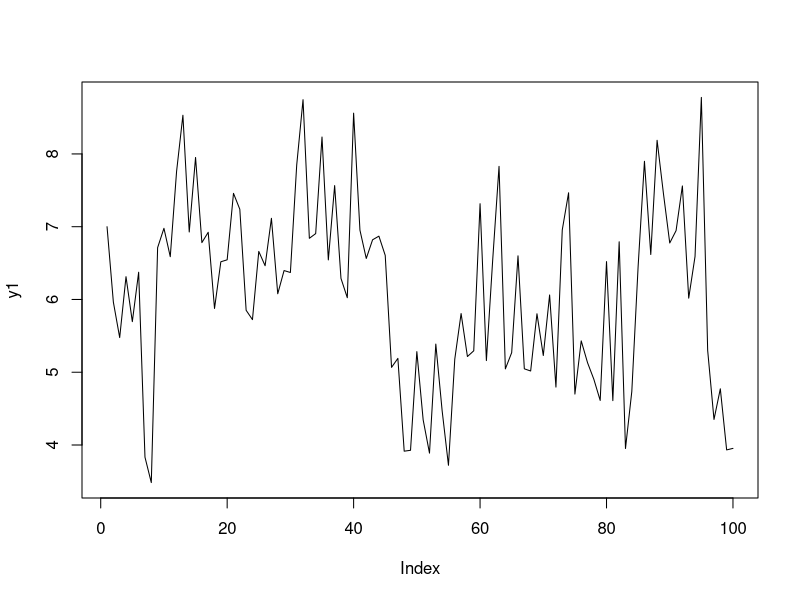
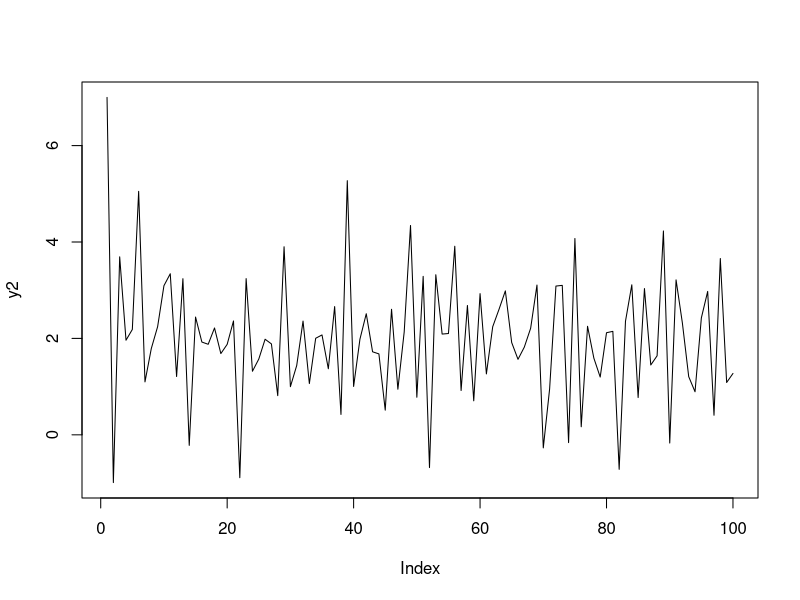
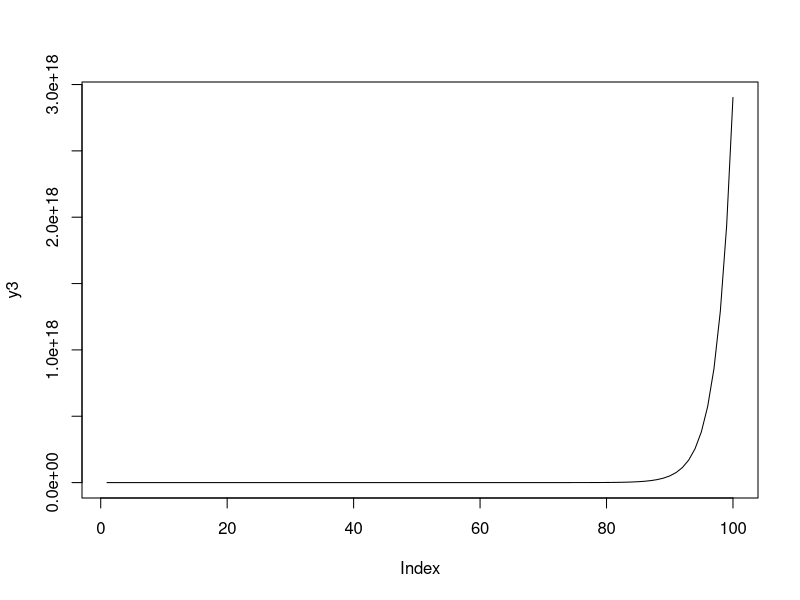
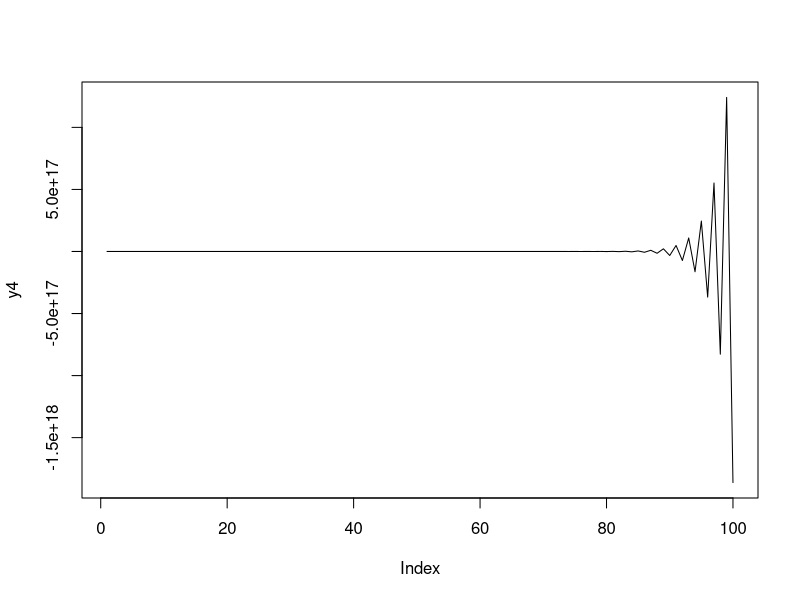
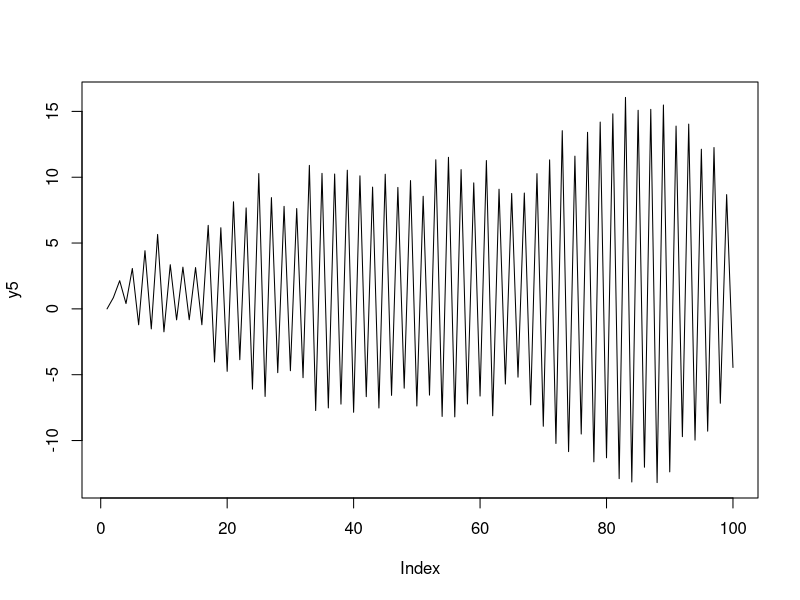

Reproduce these figures in R, in order.
## ---- chunk 1
knitr::opts_chunk$set(echo = TRUE)
## ---- chunk 2

T = 100       # numero de iteraciones

e = rnorm(T)  # error simulado

c = 3         # constante
phi = 0.5     # coeficiente del rezago

# Construir y

y1 = matrix(data = NA, nrow = T, ncol = 1)
y1[1] = 7

for (t in 2:T) {
  
  y1[t] = c + phi*y1[(t-1)] + e[t]
  
}

plot(y1, type = "l")

## ---- chunk 3

T = 100       # numero de iteraciones

e = rnorm(T)  # error simulado

c = 3         # constante
phi = -0.5     # coeficiente del rezago

# Construir y

y2 = matrix(data = NA, nrow = T, ncol = 1)
y2[1] = 7

for (t in 2:T) {
  
  y2[t] = c + phi*y2[(t-1)] + e[t]
  
}

plot(y2, type = "l")

## ---- chunk 4

T = 100       # numero de iteraciones

e = rnorm(T)  # error simulado

c = 3         # constante
phi = 1.5     # coeficiente del rezago

# Construir y

y3 = matrix(data = NA, nrow = T, ncol = 1)
y3[1] = 7

for (t in 2:T) {
  
  y3[t] = c + phi*y3[(t-1)] + e[t]
  
}

plot(y3, type = "l")

## ---- chunk 5

T = 100       # numero de iteraciones

e = rnorm(T)  # error simulado

c = 3         # constante
phi = -1.5     # coeficiente del rezago

# Construir y

y4 = matrix(data = NA, nrow = T, ncol = 1)
y4[1] = 7

for (t in 2:T) {
  
  y4[t] = c + phi*y4[(t-1)] + e[t]
  
}

plot(y4, type = "l")

## ---- chunk 6

T = 100       # numero de iteraciones

e = rnorm(T)  # error simulado

c = 3         # constante
phi = -1.0     # coeficiente del rezago

# Construir y

y5 = matrix(data = NA, nrow = T, ncol = 1)
y5[1] = 0

for (t in 2:T) {
  
  y5[t] = c + phi*y5[(t-1)] + e[t]
  
}

plot(y5, type = "l")

